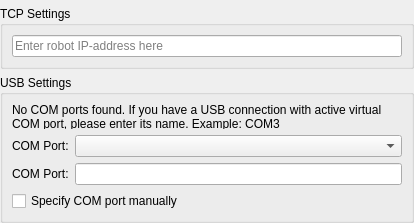
<?xml version="1.0" encoding="UTF-8"?>
<ui version="4.0">
 <class>IotikAdditionalPreferences</class>
 <widget class="QWidget" name="IotikAdditionalPreferences">
  <property name="geometry">
   <rect>
    <x>0</x>
    <y>0</y>
    <width>414</width>
    <height>223</height>
   </rect>
  </property>
  <property name="windowTitle">
   <string>Form</string>
  </property>
  <layout class="QVBoxLayout" name="verticalLayout">
   <property name="leftMargin">
    <number>0</number>
   </property>
   <property name="topMargin">
    <number>0</number>
   </property>
   <property name="rightMargin">
    <number>0</number>
   </property>
   <property name="bottomMargin">
    <number>0</number>
   </property>
   <item>
    <widget class="qReal::ui::ImagePicker" name="robotImagePicker" native="true">
     <property name="enabled">
      <bool>true</bool>
     </property>
    </widget>
   </item>
   <item>
    <widget class="QGroupBox" name="tcpSettingsGroupBox">
     <property name="title">
      <string>TCP Settings</string>
     </property>
     <layout class="QGridLayout" name="gridLayout_5">
      <item row="0" column="0">
       <widget class="QLineEdit" name="tcpServerLineEdit">
        <property name="placeholderText">
         <string>Enter robot IP-address here</string>
        </property>
       </widget>
      </item>
     </layout>
    </widget>
   </item>
   <item>
    <widget class="QGroupBox" name="usbSettingsGroupBox">
     <property name="title">
      <string>USB Settings</string>
     </property>
     <layout class="QGridLayout" name="gridLayout_4">
      <item row="1" column="0">
       <widget class="QLabel" name="comPortLabel">
        <property name="text">
         <string>COM Port:</string>
        </property>
       </widget>
      </item>
      <item row="1" column="1">
       <widget class="QComboBox" name="comPortComboBox">
        <property name="sizePolicy">
         <sizepolicy hsizetype="Expanding" vsizetype="Fixed">
          <horstretch>0</horstretch>
          <verstretch>0</verstretch>
         </sizepolicy>
        </property>
       </widget>
      </item>
      <item row="2" column="0">
       <widget class="QLabel" name="directInputComPortLabel">
        <property name="text">
         <string>COM Port:</string>
        </property>
       </widget>
      </item>
      <item row="2" column="1">
       <widget class="QLineEdit" name="directInputComPortLineEdit"/>
      </item>
      <item row="0" column="0" colspan="2">
       <widget class="QLabel" name="noComPortsFoundLabel">
        <property name="text">
         <string>No COM ports found. If you have a USB connection with active virtual COM port, please enter its name. Example: COM3</string>
        </property>
        <property name="wordWrap">
         <bool>true</bool>
        </property>
       </widget>
      </item>
      <item row="3" column="0" colspan="2">
       <widget class="QCheckBox" name="manualComPortCheckbox">
        <property name="text">
         <string>Specify COM port manually</string>
        </property>
       </widget>
      </item>
     </layout>
    </widget>
   </item>
  </layout>
 </widget>
 <customwidgets>
  <customwidget>
   <class>qReal::ui::ImagePicker</class>
   <extends>QWidget</extends>
   <header>qrutils/widgets/imagePicker.h</header>
   <container>1</container>
  </customwidget>
 </customwidgets>
 <resources/>
 <connections/>
</ui>
